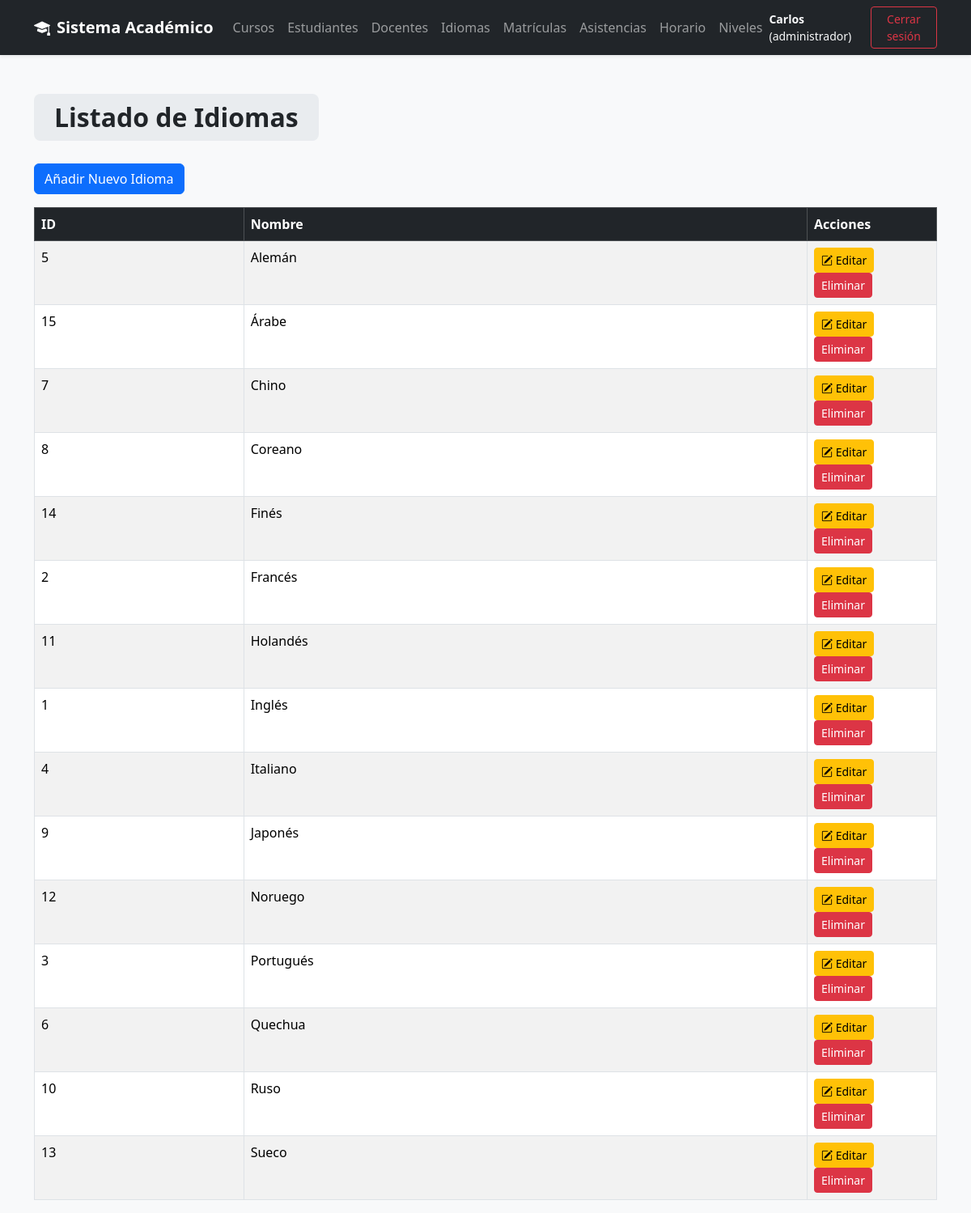
Screenshot of /views/idioma/listar.php (signed in) with the database file from the repository.
### tables this page shows
CREATE TABLE Idioma (
    idIdioma INT AUTO_INCREMENT PRIMARY KEY,
    nombre VARCHAR(100) NOT NULL
);

### models/Idioma.php (called while the page is built, shortened)
<?php
require_once __DIR__ . '/../config/conexion.php';
class Idioma {
    private $conn;
    public function __construct() {
        $conexion = new Conexion();
        $this->conn = $conexion->iniciar();
    }
    public function listar() {
        try {
            $sql = "SELECT * FROM Idioma ORDER BY nombre ASC";
            $resultado = $this->conn->query($sql);
            return $resultado;
        } catch (Exception $e) {
            echo "Ha ocurrido un error al listar: " . $e->getMessage();
        }
        return [];
    }
}

### config/conexion.php (called while the page is built)
<?php
class Conexion {
    private $dsn;
    private $username;
    private $password;
    private $options;
    private $conexion;
    public function __construct(
        string $host = "localhost",
        string $dbname = "InstitutoIdiomas",
        string $username = "root",
        string $password = ""
    ) {
        $this->dsn = "mysql:host={$host};dbname={$dbname};charset=utf8mb4";
        $this->username = $username;
        $this->password = $password;
        $this->options = [PDO::ATTR_ERRMODE => PDO::ERRMODE_EXCEPTION];
    }
    public function iniciar(): ?PDO {
        try {
            if ($this->conexion === null) {
                $this->conexion = new PDO(
                    $this->dsn,
                    $this->username,
                    $this->password,
                    $this->options
                );
            }
            return $this->conexion;
        } catch (PDOException $e) {
            throw new Exception("Error en la conexión a la base de datos: " . $e->getMessage());
        }
    }
}

### views/idioma/listar.php (the view, shortened to what this page needs)
<?php
require_once '../../models/Idioma.php';
$idioma = new Idioma();
$resultado = $idioma->listar();
?>
<!DOCTYPE html>
<html lang="es">
<head>
    <link href="https://cdn.jsdelivr.net/npm/bootstrap@5.3.3/dist/css/bootstrap.min.css" rel="stylesheet">
    <link rel="stylesheet" href="https://cdn.jsdelivr.net/npm/bootstrap-icons@1.11.3/font/bootstrap-icons.min.css">
</head>
<body>
<?php require_once("../layout/header.php"); ?>
<div class="container mt-5">
    <h2>
        <span class="title-box">Listado de Idiomas</span>
    </h2>
    <?php if ($_SESSION['perfil'] === 'administrador'): ?>
    <a href="crear.php" class="btn btn-primary mb-3">
        Añadir Nuevo Idioma
    </a>
    <?php endif;?>
    <div class="table-responsive">
        <table class="table table-bordered table-striped">
            <thead class="table-dark">
                <tr>
                    <th>ID</th>
                    <th>Nombre</th>
                    <th style="width: 160px;">Acciones</th>
                </tr>
            </thead>
            <tbody>
            <?php
            if ($resultado) {
                foreach ($resultado as $idioma) {
            ?>
                <tr>
                    <td><?php echo $idioma["idIdioma"]; ?></td>
                    <td><?php echo $idioma["nombre"]; ?></td>
                    <td>
                    <?php if ($_SESSION['perfil'] === 'administrador'): ?>
                        <a href="editar.php?id=<?php echo $idioma['idIdioma']; ?>"
                            class="btn btn-warning btn-sm">
                            <i class="bi bi-pencil-square"></i> Editar
                        </a>
                        <a href="../../controllers/IdiomaController.php?action=eliminar&id=<?php echo $idioma['idIdioma']; ?>"
                           class="btn btn-danger btn-sm"
                           onclick="return confirm('¿Estás seguro de eliminar este idioma?');">
                            Eliminar
                        </a>
                        <?php else: ?>
                                <span class="badge bg-secondary">Solo lectura</span>
                        <?php endif;?>
                    </td>
                </tr>
            <?php
                }
            }
            ?>
            </tbody>
        </table>
    </div>
</div>
</body>
</html>

### views/idioma/listar.php (style rules this page uses)
body { background-color: #f8f9fa; }
.title-box { background-color: #e9ecef; display: inline-block; padding: 10px 25px; border-radius: 8px; font-size: 2rem; font-weight: 700; margin-bottom: 20px; }

### views/layout/header.php (style rules this page uses)
body { background: #f8f9fa; }

### rows the page displays
idioma: idIdioma "5", nombre "Alemán"
idioma: idIdioma "15", nombre "Árabe"
idioma: idIdioma "7", nombre "Chino"
idioma: idIdioma "8", nombre "Coreano"
idioma: idIdioma "14", nombre "Finés"
idioma: idIdioma "2", nombre "Francés"
idioma: idIdioma "11", nombre "Holandés"
idioma: idIdioma "1", nombre "Inglés"
idioma: idIdioma "4", nombre "Italiano"
idioma: idIdioma "9", nombre "Japonés"
idioma: idIdioma "12", nombre "Noruego"
idioma: idIdioma "3", nombre "Portugués"
idioma: idIdioma "6", nombre "Quechua"
idioma: idIdioma "10", nombre "Ruso"
idioma: idIdioma "13", nombre "Sueco"

### other values shown
$_SESSION['nombres'] "Carlos"
$_SESSION['perfil'] "administrador"
